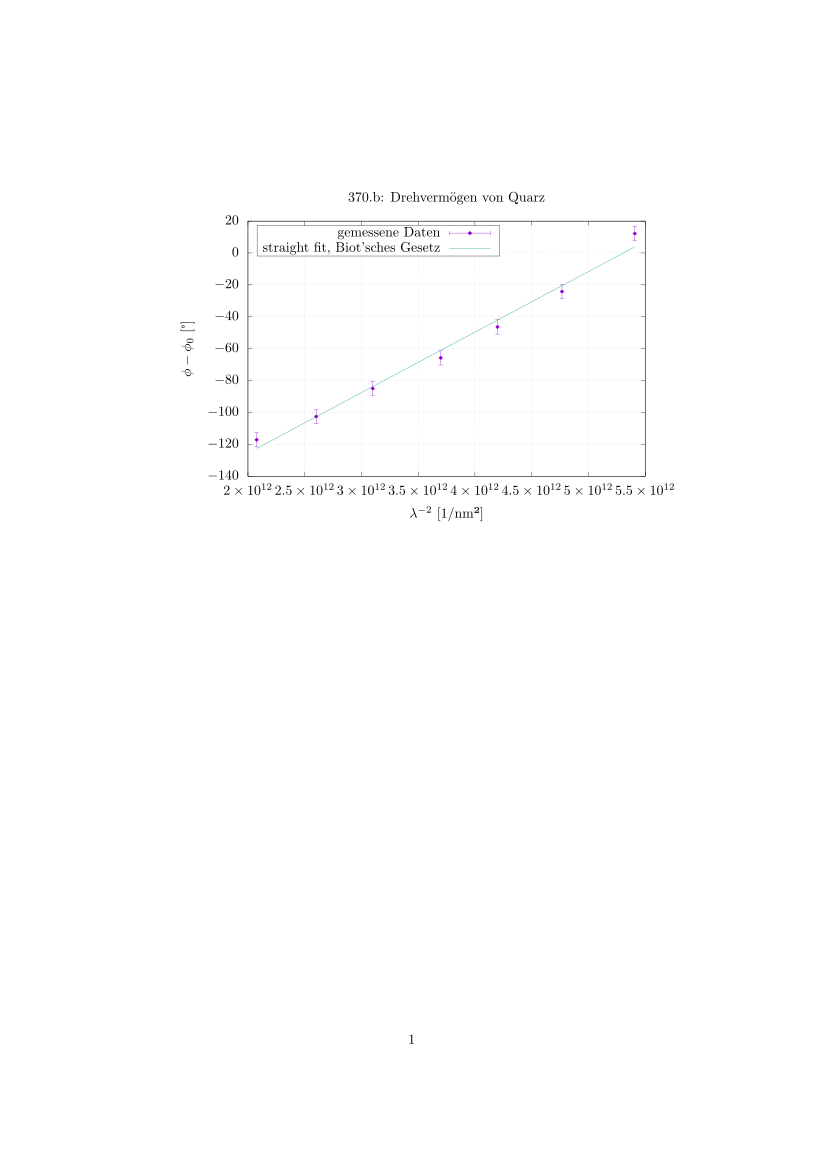

Here is the gnuplot script that generated this plot:
set terminal epslatex color
set output "output_b.tex"
set title '370.b: Drehvermögen von Quarz'
set xlabel '$\lambda^{-2}$ [1/nm²]'
set ylabel '$\phi - \phi_0$ [°]'
set grid
set key box top left width -11
m = 3.8e-11
f(x) = m*x+n
fit f(x) 'b.dat' u 1:2 via m,n
plot 'b.dat' u 1:2:3 with yerrorbars title 'gemessene Daten' pt 13 pointsize 1,\
        f(x) title "straight fit, Biot'sches Gesetz"

# pt 0 pixel
# pt 1 plus
# pt 13 dot
# lw linewidth
# ps pointsize
# yerrorbars uses last column
